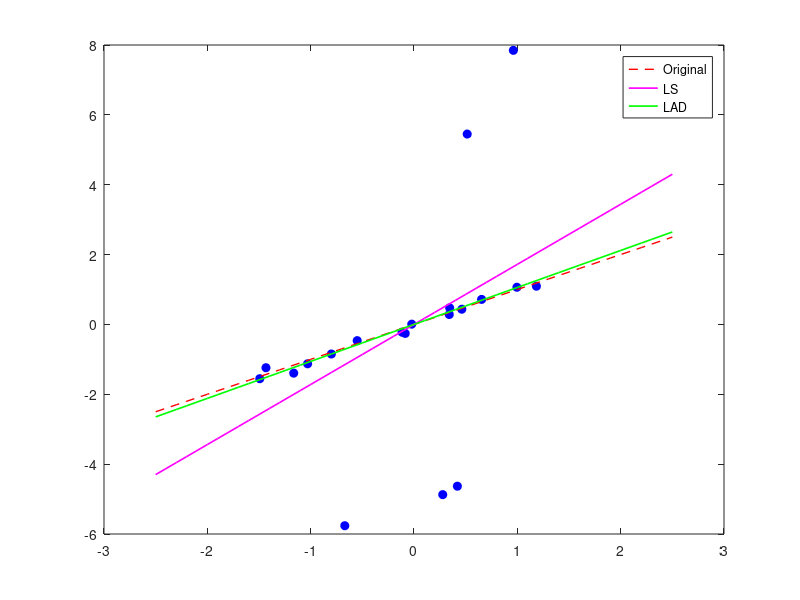

Write the MATLAB code that produced this figure.
% OLS_vs_LAD - wrapper containing simple experiment and comparison of
% (Ordinary) Least Squares and Least Absolute Deviations.
%
% The experiment: A number of points is generated approximately on
% the line y = x.  A small number of the points then have a large noise
% added to them so that they can be considered outliers.  Least Squares and
% Least Absolute Deviations are then applied to fit linear models to the
% data and are compared in print outs.
%
% LS : min_x ||Ax-b||2
% LAD: min_x ||Ax-b||1
%
% Written by Jeremy Watt
% Modified by Seunghwan Yoo

clear;
%%% Variables to play with %%%
num_pts = 20;      % Number of points for experiment
num_outliers = 5;  % Number of outliers (to make from original pts)

% Generate points on the line y=x with small noise added
x_in = sort(randn(num_pts,1));
eps = 1/10*randn(num_pts,1);
y_in = x_in + eps;

% Generate outlier points
outliers = randsample(length(y_in),num_outliers);
out_vals = randsample(4:7,num_outliers,'true').*randsample(-1:2:1,num_outliers,'true');
y_in(outliers) = y_in(outliers) + out_vals';


%% Generate LS coeff
xls = pinv(x_in'*x_in)*x_in'*y_in;


%% Generate LAD coeff 
% Setup reformulated LP variables
A = x_in;
b = y_in;

% LAD-TO-LP REFORMULATION with suppression trick
len_x = size(A,2);
c = [zeros(len_x,1);ones(size(b))];
F = [A -eye(size(b,1)); -A -eye(size(b,1))];
g = [b; -b];
%F = [A -eye(size(b,1)); -A -eye(size(b,1));zeros(size(A)) -eye(size(b,1))];
%g = [b ; -b; zeros(length(b),1)];

% Run the LP solver
z = linprog(c,F,g);
xlad = z(1);


%% Plot points 
figure,
plot(x_in,y_in,'o','MarkerFaceColor','b','MarkerEdgeColor','b')
hold on
p = zeros(3,3);

% Plot true line
x_line = -2.5:.1:2.5;
y_line = x_line;
p(:,1) = plot(x_line,y_line,'--r');
set(p(:,1),'LineWidth',1)
hold on

% Plot LS Line
x_line = -2.5:.1:2.5;
y_line = xls*x_line;
p(:,2) = plot(x_line,y_line,'m');
set(p(:,2),'LineWidth',1.2)
hold on

% Plot LAD Line
x_line = -2.5:.1:2.5;
y_line = xlad*x_line;
p(:,3) = plot(x_line,y_line,'g');
set(p(:,3),'LineWidth',1.2)
legend(p(1,:), {'Original','LS','LAD'})


